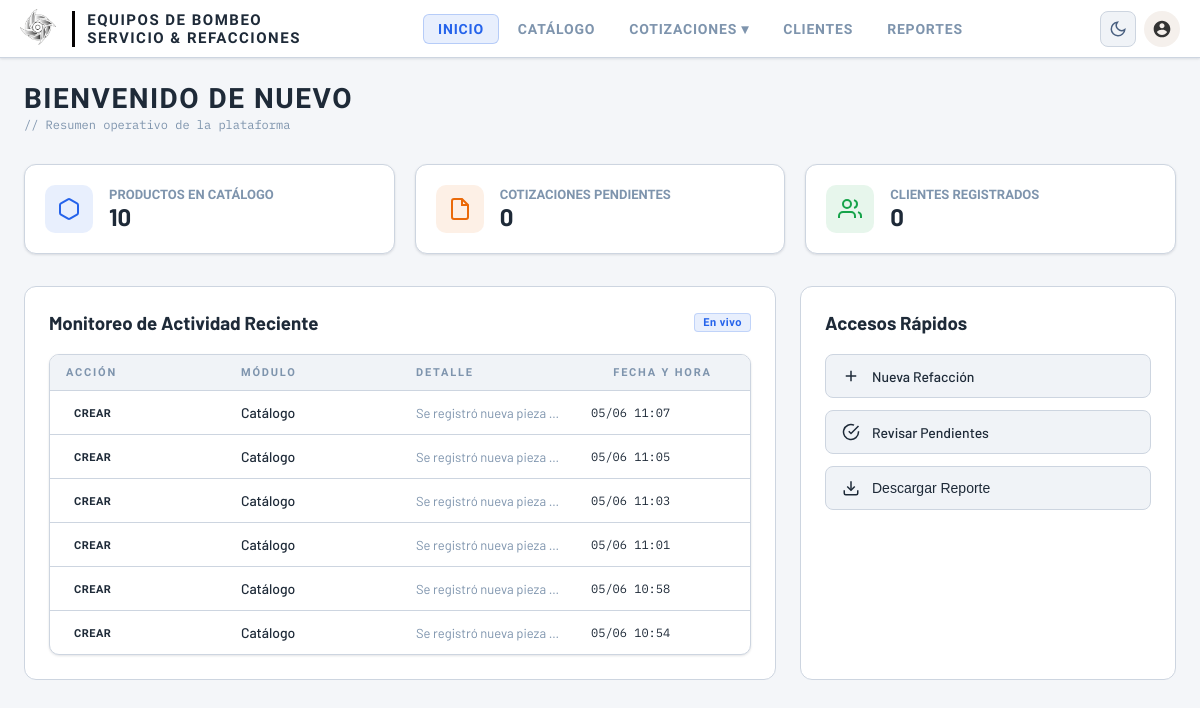
/public/admin/Dashboard.php (signed in), run on the app's committed database.
### tables this page shows
CREATE TABLE `historial_actividades` (
  `id` int(10) UNSIGNED NOT NULL,
  `usuario` varchar(100) NOT NULL DEFAULT 'Admin',
  `accion` varchar(50) NOT NULL COMMENT 'CREAR, EDITAR, ELIMINAR',
  `detalle` text NOT NULL,
  `fecha` timestamp NOT NULL DEFAULT current_timestamp(),
  `modulo` varchar(50) NOT NULL,
  `fecha_movimiento` datetime DEFAULT current_timestamp()
);

### public/admin/Dashboard.php (the view, shortened to what this page needs)
<?php
$host = '127.0.0.1'; $db = 'bombaparts'; $user = 'root'; $pass = '';
try {
    $pdo = new PDO("mysql:host=$host;dbname=$db;charset=utf8mb4", $user, $pass);
    $pdo->setAttribute(PDO::ATTR_ERRMODE, PDO::ERRMODE_EXCEPTION);
} catch (PDOException $e) { die("Error de conexión"); }
$total_productos = $pdo->query("SELECT COUNT(*) FROM piezas")->fetchColumn();
$pendientes      = $pdo->query("SELECT COUNT(*) FROM cotizaciones WHERE estado_cotizacion = 'pendiente'")->fetchColumn();
$total_clientes  = $pdo->query("SELECT COUNT(*) FROM clientes")->fetchColumn();
$actividades = $pdo->query("SELECT * FROM historial_actividades ORDER BY fecha_movimiento DESC LIMIT 6")->fetchAll(PDO::FETCH_ASSOC);
?>
<!DOCTYPE html>
<html lang="es">
<head>
    <link rel="stylesheet" href="css/style.css">
    <link rel="stylesheet" href="css/dashboard.css">
</head>
<body>
<?php include 'includes/header.php'; ?>
<main class="main">
    <div class="welcome-header">
        <h1 class="page-title">Bienvenido de nuevo</h1>
        <p class="page-sub">// Resumen operativo de la plataforma</p>
    </div>
    <div class="dashboard-grid">
        <div class="dash-card">
            <div class="card-icon blue"><svg viewBox="0 0 24 24" fill="none" stroke="currentColor" stroke-width="2"><path d="M21 16V8a2 2 0 0 0-1-1.73l-7-4a2 2 0 0 0-2 0l-7 4A2 2 0 0 0 3 8v8a2 2 0 0 0 1 1.73l7 4a2 2 0 0 0 2 0l7-4A2 2 0 0 0 21 16z"/></svg></div>
            <div class="card-info">
                <span class="card-label">Productos en Catálogo</span>
                <span class="card-value"><?= $total_productos ?></span>
            </div>
        </div>
        <div class="dash-card">
            <div class="card-icon orange"><svg viewBox="0 0 24 24" fill="none" stroke="currentColor" stroke-width="2"><path d="M14 2H6a2 2 0 0 0-2 2v16a2 2 0 0 0 2 2h12a2 2 0 0 0 2-2V8z"/><polyline points="14 2 14 8 20 8"/></svg></div>
            <div class="card-info">
                <span class="card-label">Cotizaciones Pendientes</span>
                <span class="card-value"><?= $pendientes ?></span>
            </div>
        </div>
        <div class="dash-card">
            <div class="card-icon green"><svg viewBox="0 0 24 24" fill="none" stroke="currentColor" stroke-width="2"><path d="M17 21v-2a4 4 0 0 0-4-4H5a4 4 0 0 0-4 4v2"/><circle cx="9" cy="7" r="4"/><path d="M23 21v-2a4 4 0 0 0-3-3.87"/><path d="M16 3.13a4 4 0 0 1 0 7.75"/></svg></div>
            <div class="card-info">
                <span class="card-label">Clientes Registrados</span>
                <span class="card-value"><?= $total_clientes ?></span>
            </div>
        </div>
    </div>
    <div class="dashboard-content">
        <div class="content-box">
            <div class="box-header">
                <h3>Monitoreo de Actividad Reciente</h3>
                <span class="badge badge-brand">En vivo</span>
            </div>
            <div class="table-wrap">
                <table>
                    <thead>
                        <tr>
                            <th>Acción</th>
                            <th>Módulo</th>
                            <th>Detalle</th>
                            <th>Fecha y Hora</th>
                        </tr>
                    </thead>
                    <tbody>
                        <?php foreach($actividades as $a): ?>
                        <tr>
                            <td><span class="badge <?= $a['accion'] == 'ELIMINAR' ? 'badge-rejected' : 'badge-approved' ?>"><?= $a['accion'] ?></span></td>
                            <td style="font-weight: 500;"><?= $a['modulo'] ?></td>
                            <td style="color: var(--text-muted); font-size: 13px;"><?= $a['detalle'] ?></td>
                            <td style="font-family: 'IBM Plex Mono'; font-size: 12px;"><?= date('d/m H:i', strtotime($a['fecha_movimiento'])) ?></td>
                        </tr>
                        <?php endforeach; ?>
                    </tbody>
                </table>
            </div>
        </div>
        <div class="content-box side-box">
            <h3>Accesos Rápidos</h3>
            <div class="quick-actions">
                <a href="catalogo.php" class="action-btn">
                    <svg viewBox="0 0 24 24" fill="none" stroke="currentColor" stroke-width="2"><line x1="12" y1="5" x2="12" y2="19"/><line x1="5" y1="12" x2="19" y2="12"/></svg>
                    Nueva Refacción
                </a>
                <a href="Cotizaciones.php?estado=pendiente" class="action-btn">
                    <svg viewBox="0 0 24 24" fill="none" stroke="currentColor" stroke-width="2"><path d="M22 11.08V12a10 10 0 1 1-5.93-9.14"/><polyline points="22 4 12 14.01 9 11.01"/></svg>
                    Revisar Pendientes
                </a>
                <button class="action-btn" onclick="alert('Generando Reporte General...')">
                    <svg viewBox="0 0 24 24" fill="none" stroke="currentColor" stroke-width="2"><path d="M21 15v4a2 2 0 0 1-2 2H5a2 2 0 0 1-2-2v-4"/><polyline points="7 10 12 15 17 10"/><line x1="12" y1="15" x2="12" y2="3"/></svg>
                    Descargar Reporte
                </button>
            </div>
        </div>
    </div>
</main>
</body>
</html>

### public/admin/css/style.css (style rules this page uses)
:root { --bg-base: #f4f6f9; --bg-surface: #ffffff; --bg-surface2: #f0f3f7; --bg-surface3: #e4e9f0; --border: #cdd5e0; --border-strong:#a8b7ca; --text-primary: #1e2a38; --text-secondary:#4a6080; --text-muted: #7e94ad; --accent: #2563eb; --accent-hover: #1d4ed8; --ember: #050202; --success: #16a34a; --danger: #dc2626; --warning: #d97706; --shadow-sm: 0 1px 3px rgba(30,42,56,.08), 0 1px 2px rgba(30,42,56,.05); --shadow-md: 0 4px 12px rgba(30,42,56,.10), 0 2px 4px rgba(30,42,56,.06); --shadow-lg: 0 10px 30px rgba(30,42,56,.12); }
* { box-sizing: border-box; margin: 0; padding: 0; }
body { font-family: 'Barlow', sans-serif; background: var(--bg-base); color: var(--text-primary); transition: background .2s, color .2s; min-height: 100vh; }
.main { padding: 24px; max-width: 1400px; margin: 0 auto; }
.page-title { font-family: 'Barlow Condensed', sans-serif; font-size: 28px; font-weight: 700; letter-spacing: 1.5px; text-transform: uppercase; color: var(--text-primary); }
.page-sub { font-family: 'IBM Plex Mono', monospace; font-size: 12px; color: var(--text-muted); margin-top: 2px; }
.table-wrap { background: var(--bg-surface); border: 1px solid var(--border); border-radius: 10px; overflow: hidden; box-shadow: var(--shadow-sm); }
table { width: 100%; border-collapse: collapse; table-layout: fixed; }
thead { background: var(--bg-surface2); border-bottom: 1px solid var(--border); }
th { padding: 11px 16px; text-align: left; font-family: 'Barlow Condensed', sans-serif; font-size: 11px; font-weight: 600; letter-spacing: 1.8px; text-transform: uppercase; color: var(--text-muted); white-space: nowrap; }
th:last-child { text-align: center; }
td { padding: 12px 16px; font-size: 14px; border-bottom: 1px solid var(--border); overflow: hidden; text-overflow: ellipsis; white-space: nowrap; vertical-align: middle; }
tr:last-child td { border-bottom: none; }
tbody tr { transition: background .1s; }
.badge { display: inline-block; padding: 2px 8px; border-radius: 4px; font-family: 'Barlow Condensed', sans-serif; font-size: 11px; font-weight: 600; letter-spacing: 0.5px; }
.badge-brand { background: rgba(37,99,235,.1); color: var(--accent); border: 1px solid rgba(37,99,235,.2); }

### public/admin/css/dashboard.css (style rules this page uses)
.dashboard-grid { display: grid; grid-template-columns: repeat(auto-fit, minmax(240px, 1fr)); gap: 20px; margin-bottom: 32px; }
.dash-card { background: var(--bg-surface); border: 1px solid var(--border); border-radius: 12px; padding: 20px; display: flex; align-items: center; gap: 16px; box-shadow: var(--shadow-sm); transition: transform 0.2s ease; }
.card-icon { width: 48px; height: 48px; border-radius: 10px; display: flex; align-items: center; justify-content: center; }
.card-icon svg { width: 24px; height: 24px; }
.blue { background: rgba(37, 99, 235, 0.1); color: #2563eb; }
.orange { background: rgba(234, 106, 10, 0.1); color: #ea6a0a; }
.green { background: rgba(22, 163, 74, 0.1); color: #16a34a; }
.card-info { display: flex; flex-direction: column; }
.card-label { font-family: 'Barlow Condensed', sans-serif; font-size: 13px; font-weight: 600; color: var(--text-muted); text-transform: uppercase; }
.card-value { font-size: 24px; font-weight: 700; color: var(--text-primary); }
.dashboard-content { display: grid; grid-template-columns: 2fr 1fr; gap: 24px; }
.content-box { background: var(--bg-surface); border: 1px solid var(--border); border-radius: 12px; padding: 24px; }
.box-header { display: flex; justify-content: space-between; align-items: center; margin-bottom: 20px; }
.quick-actions { display: flex; flex-direction: column; gap: 12px; margin-top: 20px; }
.action-btn { display: flex; align-items: center; gap: 12px; padding: 12px 16px; background: var(--bg-surface2); border: 1px solid var(--border); border-radius: 8px; color: var(--text-primary); text-decoration: none; font-size: 14px; font-weight: 500; transition: all 0.2s; }
.action-btn svg { width: 18px; height: 18px; }
.welcome-header { margin-bottom: 32px; }
.welcome-header .page-title { text-transform: uppercase; }

### data on the page
historial_actividades: accion "CREAR", modulo "Catálogo", detalle "Se registró nueva pieza…", fecha_movimiento "05/06 11:07"
historial_actividades: accion "CREAR", modulo "Catálogo", detalle "Se registró nueva pieza…", fecha_movimiento "05/06 11:05"
historial_actividades: accion "CREAR", modulo "Catálogo", detalle "Se registró nueva pieza…", fecha_movimiento "05/06 11:03"
historial_actividades: accion "CREAR", modulo "Catálogo", detalle "Se registró nueva pieza…", fecha_movimiento "05/06 11:01"
historial_actividades: accion "CREAR", modulo "Catálogo", detalle "Se registró nueva pieza…", fecha_movimiento "05/06 10:58"
historial_actividades: accion "CREAR", modulo "Catálogo", detalle "Se registró nueva pieza…", fecha_movimiento "05/06 10:54"

### other printed values
$total_productos "10"
$pendientes "0"
$total_clientes "0"
